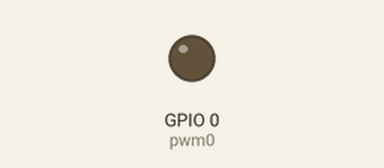
A program run on a simulated ESP32 board running MicroPython. Parts: output pins drawn as LEDs (lit = HIGH). What the program prints to the serial console is not drawn.

Above: at 0.15 s.
Timing chart, 0 to 1.6 s (numbered marks = the images above):
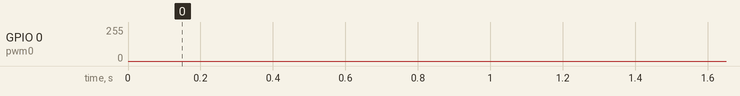

The program:

main.py
```python
from machine import PWM
from time import sleep

pwm0 = PWM('P0')   # create PWM object from a pin
myDelay = 0.0005
print("code starts here")

while True:
  for duty_cycle in range(0,1023):
    pwm0.duty(duty_cycle)
    sleep(myDelay)
  for duty_cycle in range(1023,0,-1):
    pwm0.duty(duty_cycle)
    sleep(myDelay)
```
